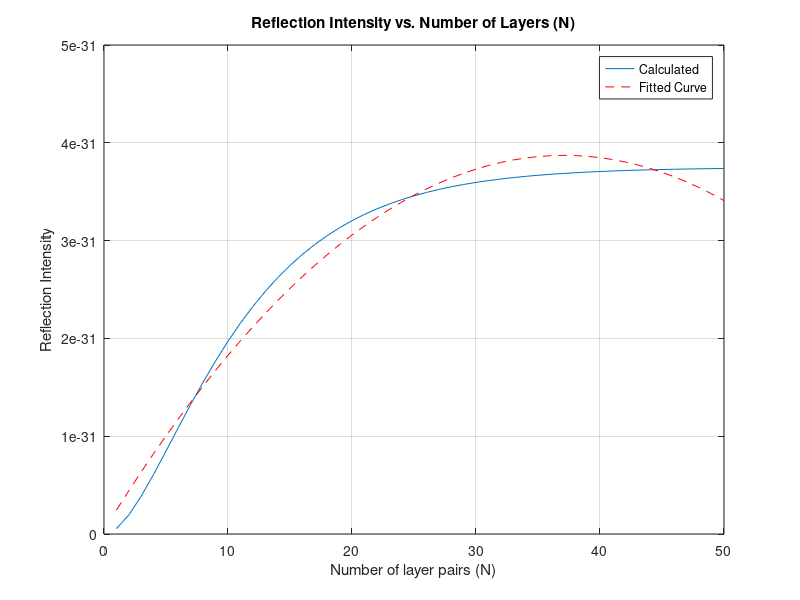

Write the MATLAB code that produced this figure.
clc, clearvars

% Parameters
n1 = 1.5;
n2 = 1.6;
lambda = 1.5;
N = 10;

% Define the thickness of each layer based on quarter-wave thickness
thickness1 = lambda / (4 * n1);
thickness2 = lambda / (4 * n2);

% Define the transfer matrix for one period of the stack
M = @(n, thickness) [cos(2*pi*n*thickness/lambda), 1i*sin(2*pi*n*thickness/lambda)/(n);
                     1i*sin(2*pi*n*thickness/lambda)*n, cos(2*pi*n*thickness/lambda)];

% Total transfer matrix
M_total = eye(2);
for i = 1:N
    M_total = M_total * M(n1, thickness1) * M(n2, thickness2);
end

% Calculate reflection coefficient
r = (M_total(1,2) / M_total(1,1));

% Reflection intensity
R = abs(r)^2;

% Plot reflection as function of number of layers N
Ns = 1:50;
R_values = zeros(size(Ns));
for i = 1:length(Ns)
    M_total = eye(2);
    for j = 1:Ns(i)
        M_total = M_total * M(n1, thickness1) * M(n2, thickness2);
    end
    r = (M_total(1,2) / M_total(1,1));
    R_values(i) = abs(r)^2;
end

% Plotting the results
figure;
plot(Ns, R_values);
xlabel('Number of layer pairs (N)');
ylabel('Reflection Intensity');
title('Reflection Intensity vs. Number of Layers (N)');
grid on;

% Fit to a function
p = polyfit(Ns, R_values, 2);
fitted_values = polyval(p, Ns);
hold on;
plot(Ns, fitted_values, 'r--');
legend('Calculated', 'Fitted Curve');

% Fit to a quadratic function
p = polyfit(Ns, R_values, 2);
a = p(1);
b = p(2);
c = p(3);

% Display the fitted coefficients
disp(['Fitted Function: R(N) = ', num2str(a), '*N^2 + ', num2str(b), '*N + ', num2str(c)]);
